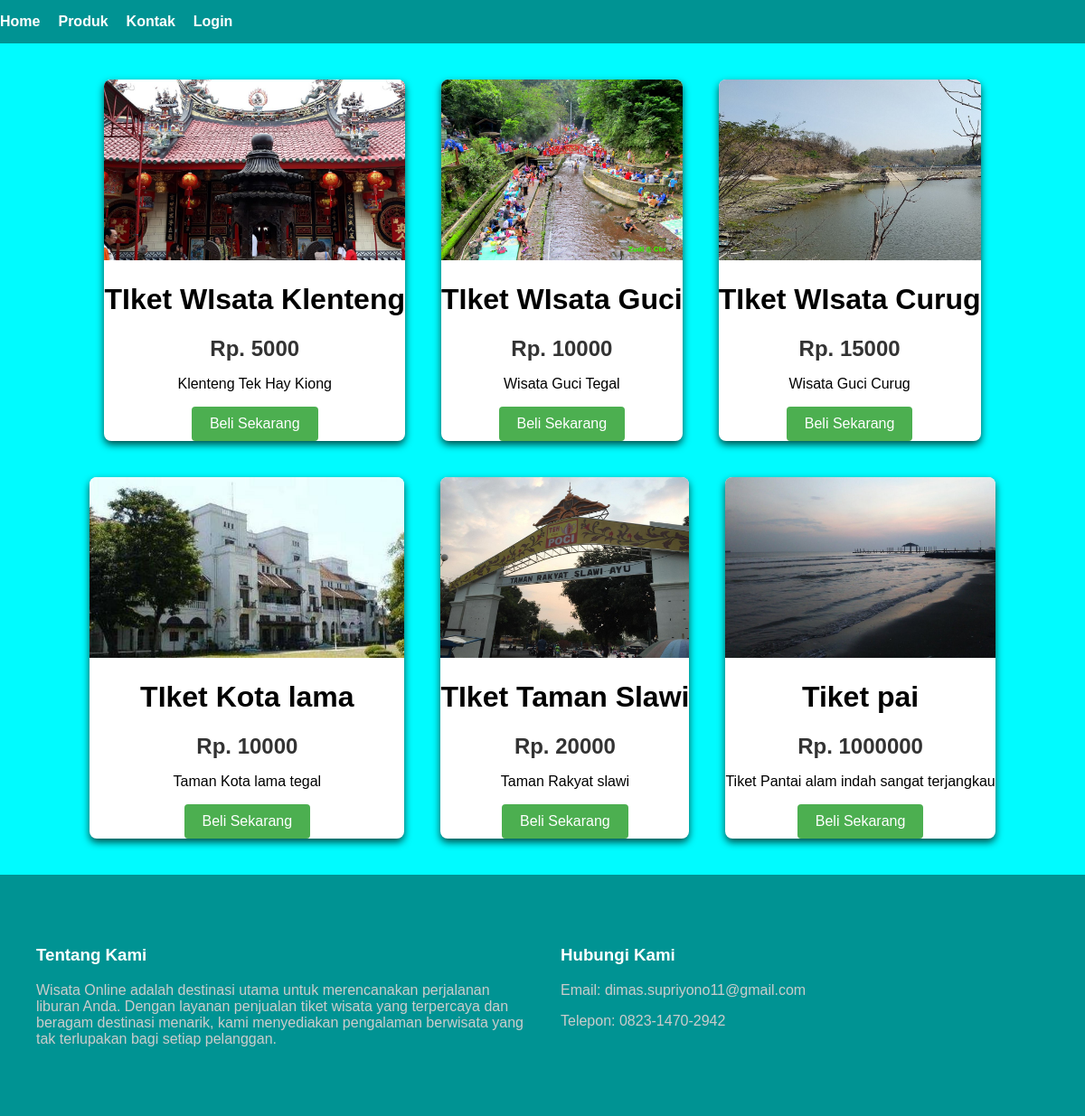
The page / on the database its author committed.
### tables this page shows
CREATE TABLE `produk` (
  `id` int(11) NOT NULL,
  `gambar` text NOT NULL,
  `nama_barang` text NOT NULL,
  `harga` text NOT NULL,
  `deskripsi` text NOT NULL
);

### index.php (the view, shortened to what this page needs)
<?php
$host = "localhost";
$user = "root";
$password = "";
$database = "penjualan";
$koneksi = mysqli_connect($host, $user, $password, $database);
$query = "SELECT * FROM produk";
$result = mysqli_query($koneksi, $query);
?>
<!DOCTYPE html>
<html lang="en">
<head>
    <link rel="stylesheet" href="style.css">
</head>
<body>
    <header>
    <nav class="navbar">
            <div class="container">
                <ul class="nav-links">
                    <li><a href="index.php">Home</a></li>
                    <li><a href=".card">Produk</a></li>
                    <li><a href="footer-contact">Kontak</a></li>
                    <li><a href="login.php">Login</a></li>
                </ul>
            </div>
        </nav>
    </header>
    <div class="container">
        <?php
        while ($row = mysqli_fetch_assoc($result)) {
        ?>
            <div class="card">
                <img src="img/<?php echo $row['gambar']; ?>" alt="Gambar tiket">
                <h1><?php echo $row['nama_barang']; ?></h1>
                <h2>Rp. <?php echo $row['harga']; ?></h2>
                <p><?php echo $row['deskripsi']; ?></p>
                <button class="buy-button" onclick="window.location.href='checkout.php?id=<?php echo $row['id']; ?>'">Beli Sekarang</button>
            </div>
        <?php
        }
        ?>
    </div>
    <footer>
        <div class="container">
            <div class="footer-content">
                <div class="footer-about">
                    <h3>Tentang Kami</h3>
                    <p>Wisata Online adalah destinasi utama untuk merencanakan perjalanan liburan Anda. Dengan layanan
                    penjualan tiket wisata yang terpercaya dan beragam destinasi menarik, kami menyediakan pengalaman
                    berwisata yang tak terlupakan bagi setiap pelanggan.</p>
                </div>
                <div class="footer-contact">
                    <h3>Hubungi Kami</h3>
                    <p>Email: dimas.supriyono11@gmail.com</p>
                    <p>Telepon: 0823-1470-2942</p>
                </div>
            </div>
        </div>
    </footer>
</body>
</html>

### style.css (style rules this page uses)
body { font-family: 'Arial', sans-serif; margin: 0; padding: 0; background-color: #00fbff; }
header { background-color: #009393; color: #fff; padding: 15px 0; }
header .container { max-width: 1200px; margin: 0 auto; display: flex; justify-content: space-between; align-items: center; }
.nav-links { list-style: none; display: flex; margin: 0; padding: 0; }
.nav-links li { margin-right: 20px; }
.nav-links a { text-decoration: none; color: #fff; font-weight: bold; transition: color 0.3s ease; }
.container { display: flex; justify-content: center; align-items: center; flex-wrap: wrap; margin: 20px; }
.card { background-color: #fff; box-shadow: 0 4px 8px rgb(0, 75, 70); border-radius: 8px; overflow: hidden; margin: 20px; text-align: center; }
.card img { width: 100%; height: 200px; object-fit: cover; }
.card h2 { margin: 10px 0; color: #333; }
.buy-button { background-color: #4caf50; color: #fff; padding: 10px 20px; border: none; border-radius: 4px; cursor: pointer; font-size: 16px; transition: background-color 0.3s ease; }
footer { background-color: #009393; color: #fff; padding: 40px 0; }
footer .container { max-width: 1200px; margin: 0 auto; padding: 0 20px; }
.footer-content { display: flex; justify-content: space-between; align-items: flex-start; flex-wrap: wrap; }
.footer-about, .footer-contact { flex: 1; margin: 20px; }
.footer-about h3, .footer-contact h3 { color: #fff; }
.footer-about p, .footer-contact p { color: #ccc; }

### rows shown on the page
produk: gambar (picture), nama_barang "TIket WIsata Klenteng", harga "5000", deskripsi "Klenteng Tek Hay Kiong"
produk: gambar (picture), nama_barang "TIket WIsata Guci", harga "10000", deskripsi "Wisata Guci Tegal"
produk: gambar (picture), nama_barang "TIket WIsata Curug", harga "15000", deskripsi "Wisata Guci Curug"
produk: gambar (picture), nama_barang "TIket Kota lama", harga "10000", deskripsi "Taman Kota lama tegal"
produk: gambar (picture), nama_barang "TIket Taman Slawi", harga "20000", deskripsi "Taman Rakyat slawi"
produk: gambar (picture), nama_barang "Tiket pai", harga "1000000", deskripsi "Tiket Pantai alam indah sangat terjangkau"
